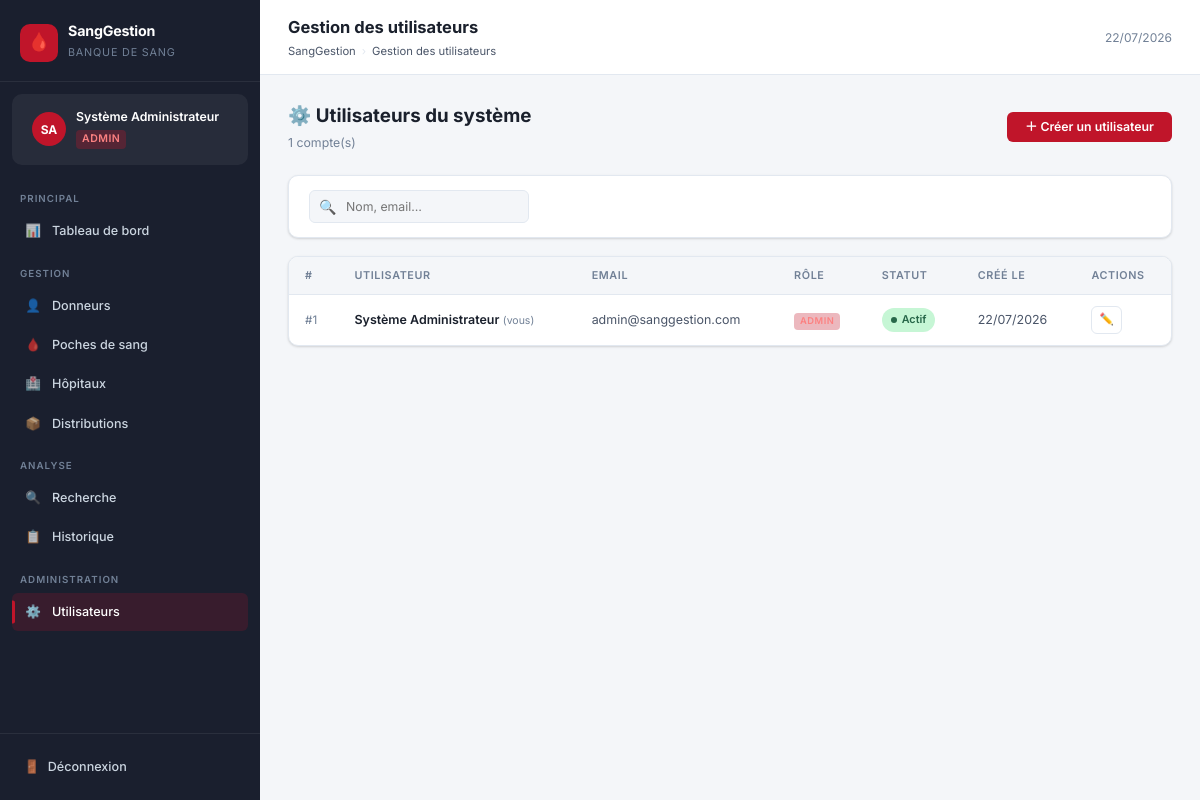
The page /utilisateurs.php (signed in) on the database its author committed.
### tables this page shows
CREATE TABLE IF NOT EXISTS utilisateurs (
    id         INT AUTO_INCREMENT PRIMARY KEY,
    nom        VARCHAR(80)  NOT NULL,
    prenom     VARCHAR(80)  NOT NULL,
    email      VARCHAR(150) NOT NULL UNIQUE,
    mot_de_passe VARCHAR(255) NOT NULL,
    role       ENUM('admin','agent','medecin') NOT NULL DEFAULT 'agent',
    actif      TINYINT(1) NOT NULL DEFAULT 1,
    cree_le    DATETIME NOT NULL DEFAULT CURRENT_TIMESTAMP,
    modifie_le DATETIME NOT NULL DEFAULT CURRENT_TIMESTAMP ON UPDATE CURRENT_TIMESTAMP
);

### auth_check.php (called while the page is built, shortened)
<?php
function getUtilisateurActuel(): array {
    $db   = getDB();
    $stmt = $db->prepare('SELECT id, nom, prenom, email, role FROM utilisateurs WHERE id = ? AND actif = 1');
    $stmt->execute([$_SESSION['user_id']]);
    $u = $stmt->fetch();
    return $u;
}
$userActuel = getUtilisateurActuel();

### utilisateurs.php (the view, shortened to what this page needs)
<?php
$root       = '../';
$pageTitre  = 'Gestion des utilisateurs';
$pageModule = 'utilisateurs';
require_once __DIR__ . '/../includes/auth_check.php';
$db = getDB();
$search = trim($_GET['q'] ?? '');
$where  = ['1=1']; $params = [];
$ws = 'WHERE '.implode(' AND ', $where);
$stmt = $db->prepare("SELECT * FROM utilisateurs $ws ORDER BY cree_le DESC");
$stmt->execute($params);
$utilisateurs = $stmt->fetchAll();
require_once __DIR__ . '/../includes/header.php';
?>
<div class="section-header">
    <div>
        <div class="section-titre">⚙️ Utilisateurs du système</div>
        <div class="section-sous-titre"><?= count($utilisateurs) ?> compte(s)</div>
    </div>
    <button class="btn btn-primaire" onclick="reinitUser()">＋ Créer un utilisateur</button>
</div>
<div class="carte-tableau" style="margin-bottom:18px;">
    <div style="padding:14px 20px;">
        <form method="GET">
            <div class="champ-recherche">
                <span class="ic-recherche">🔍</span>
                <input type="text" name="q" value="<?= htmlspecialchars($search) ?>" placeholder="Nom, email…">
            </div>
        </form>
    </div>
</div>
<div class="carte-tableau">
    <div class="table-wrapper">
        <table id="tableauPrincipal">
            <thead>
                <tr><th>#</th><th>Utilisateur</th><th>Email</th><th>Rôle</th><th>Statut</th><th>Créé le</th><th>Actions</th></tr>
            </thead>
            <tbody>
                <?php foreach ($utilisateurs as $u): ?>
                <tr>
                    <td style="color:var(--texte-fin);font-size:.78rem;">#<?= $u['id'] ?></td>
                    <td><strong><?= htmlspecialchars($u['prenom'].' '.$u['nom']) ?></strong>
                        <?php if ($u['id']==$_SESSION['user_id']): ?>
                        <span style="font-size:.7rem;color:var(--texte-fin);">(vous)</span>
                        <?php endif; ?>
                    </td>
                    <td><?= htmlspecialchars($u['email']) ?></td>
                    <td><span class="badge-role <?= $u['role'] ?>"><?= ucfirst($u['role']) ?></span></td>
                    <td>
                        <?php if ($u['actif']): ?>
                        <span class="badge-statut disponible">Actif</span>
                        <?php else: ?>
                        <span class="badge-statut perime">Désactivé</span>
                        <?php endif; ?>
                    </td>
                    <td><?= date('d/m/Y', strtotime($u['cree_le'])) ?></td>
                    <td>
                        <div class="actions-tableau">
                            <button class="btn btn-secondaire btn-sm btn-icone-seul" data-tooltip="Modifier"
                                    onclick="ouvrirModifUser(<?= htmlspecialchars(json_encode($u)) ?>)">✏️</button>
                        </div>
                    </td>
                </tr>
                <?php endforeach; ?>
            </tbody>
        </table>
    </div>
</div>
<?php require_once __DIR__ . '/../includes/footer.php'; ?>

### header.php (shortened to what this page needs)
<?php
$pageTitre  = $pageTitre  ?? 'Tableau de bord';
$pageModule = $pageModule ?? 'dashboard';
$root = $root ?? '../';
?>
<!DOCTYPE html>
<html lang="fr">
<head>
    <link rel="stylesheet" href="<?= $root ?>css/style.css">
</head>
<body>
<div class="layout">
<aside class="sidebar" id="sidebar">
    <div class="sidebar-logo">
        <div class="sidebar-logo-icon">🩸</div>
        <div class="sidebar-logo-texte">
            <strong><?= APP_NAME ?></strong>
            <span>Banque de Sang</span>
        </div>
    </div>
    <div class="sidebar-profil">
        <div class="sidebar-avatar">
            <?= strtoupper(mb_substr($userActuel['prenom'], 0, 1) . mb_substr($userActuel['nom'], 0, 1)) ?>
        </div>
        <div class="sidebar-profil-info">
            <strong><?= htmlspecialchars($userActuel['prenom'] . ' ' . $userActuel['nom']) ?></strong>
            <span class="badge-role <?= $userActuel['role'] ?>">
                <?= ucfirst($userActuel['role']) ?>
            </span>
        </div>
    </div>
    <nav class="sidebar-nav">
        <div class="sidebar-section-label">Principal</div>
        <a href="<?= $root ?>pages/dashboard.php"
           class="nav-item <?= $pageModule === 'dashboard' ? 'actif' : '' ?>">
            <span class="nav-icon">📊</span> Tableau de bord
        </a>
        <div class="sidebar-section-label">Gestion</div>
        <a href="<?= $root ?>pages/donneur.php"
           class="nav-item <?= $pageModule === 'donneurs' ? 'actif' : '' ?>">
            <span class="nav-icon">👤</span> Donneurs
        </a>
        <a href="<?= $root ?>pages/poche.php"
           class="nav-item <?= $pageModule === 'poches' ? 'actif' : '' ?>">
            <span class="nav-icon">🩸</span> Poches de sang
        </a>
        <a href="<?= $root ?>pages/hopital.php"
           class="nav-item <?= $pageModule === 'hopitaux' ? 'actif' : '' ?>">
            <span class="nav-icon">🏥</span> Hôpitaux
        </a>
        <a href="<?= $root ?>pages/vente.php"
           class="nav-item <?= $pageModule === 'ventes' ? 'actif' : '' ?>">
            <span class="nav-icon">📦</span> Distributions
        </a>
        <div class="sidebar-section-label">Analyse</div>
        <a href="<?= $root ?>pages/recherche.php"
           class="nav-item <?= $pageModule === 'recherche' ? 'actif' : '' ?>">
            <span class="nav-icon">🔍</span> Recherche
        </a>
        <a href="<?= $root ?>pages/historique.php"
           class="nav-item <?= $pageModule === 'historique' ? 'actif' : '' ?>">
            <span class="nav-icon">📋</span> Historique
        </a>
        <?php if ($userActuel['role'] === 'admin'): ?>
        <div class="sidebar-section-label">Administration</div>
        <a href="<?= $root ?>pages/utilisateurs.php"
           class="nav-item <?= $pageModule === 'utilisateurs' ? 'actif' : '' ?>">
            <span class="nav-icon">⚙️</span> Utilisateurs
        </a>
        <?php endif; ?>
    </nav>
    <div class="sidebar-footer">
        <a href="<?= $root ?>auth/logout.php" class="btn-deconnexion">
            <span>🚪</span> Déconnexion
        </a>
    </div>
</aside>
<div class="contenu">
    <header class="topbar">
        <div class="topbar-gauche">
            <div class="topbar-titre"><?= htmlspecialchars($pageTitre) ?></div>
            <div class="breadcrumb">
                <span><?= APP_NAME ?></span>
                <span class="sep">›</span>
                <span><?= htmlspecialchars($pageTitre) ?></span>
            </div>
        </div>
        <div class="topbar-droite">
            <span style="font-size:.8rem;color:var(--texte-fin)">
                <?= date('d/m/Y') ?>
            </span>
        </div>
    </header>
    <main class="page">

### rows shown on the page
utilisateurs: prenom+nom "SA", prenom+nom "Système Administrateur", role "ADMIN", id "1", shows "(vous)", email "admin@sanggestion.com", actif "Actif", cree_le "22/07/2026"

### other values the page prints
APP_NAME "SangGestion"
$pageTitre "Gestion des utilisateurs"
count($utilisateurs) "1"
